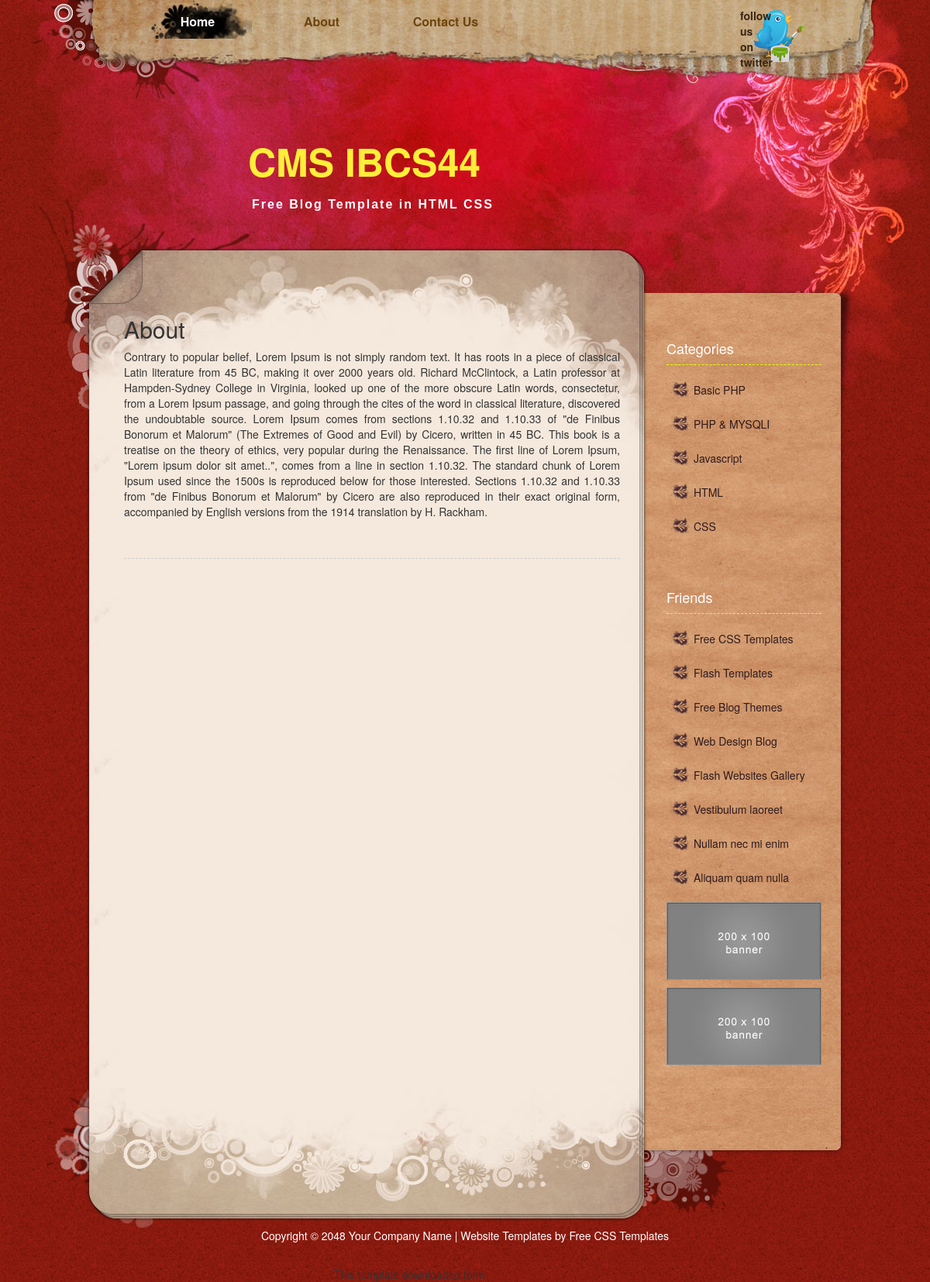
/index.php?page_id=1, run on the app's committed database.
### tables this page shows
CREATE TABLE IF NOT EXISTS `menu` (
  `id` int(11) NOT NULL AUTO_INCREMENT,
  `name` varchar(100) NOT NULL,
  `content` text NOT NULL,
  `status` enum('Publish','Unpublish') NOT NULL,
  PRIMARY KEY (`id`)
);

CREATE TABLE IF NOT EXISTS `categories` (
  `id` int(11) NOT NULL AUTO_INCREMENT,
  `name` varchar(50) NOT NULL,
  `status` enum('Publish','Unpublish') NOT NULL,
  PRIMARY KEY (`id`)
);

### index.php (called while the page is built)
<?php
include('config.php');
include('menu.php');
?>
<?php
include('header.php');
?>
<?php
include('content.php');
?>
<?php
include('sidebar.php');
?>
<?php
include('footer.php');
?>

### config.php (called while the page is built, shortened)
<?php
class cms
{
	public $conn;
	public function __construct()
	{
		$this->conn= mysqli_connect("localhost","root","root","cms");
	}
	public function showMenu($table)
	{
		$query = mysqli_query($this->conn,"SELECT * FROM $table WHERE status='Publish'");
		return mysqli_fetch_all($query,MYSQLI_ASSOC);
	}
	public function readContent($id,$table)
	{
		$query = mysqli_query($this->conn,"SELECT * FROM $table WHERE id=$id AND status='Publish'");
		return mysqli_fetch_assoc($query);
	}
}
$mycms = new cms;
?>

### menu.php (the view, shortened to what this page needs)
<!DOCTYPE html PUBLIC "-//W3C//DTD XHTML 1.0 Transitional//EN" "http://www.w3.org/TR/xhtml1/DTD/xhtml1-transitional.dtd">
<html xmlns="http://www.w3.org/1999/xhtml">
<head>
<link href="templatemo_style.css" rel="stylesheet" type="text/css" />
<link href="bootstrap.min.css" rel="stylesheet" type="text/css" />
</head>
<body>
<div id="templatemo_top_wrapper">
	<div id="templatemo_top">
        <div id="templatemo_menu">
            <ul>
            	<li><a href="index.php" class="current">Home</a></li>
            <?php
			foreach($mycms->showMenu("menu") as $m)
			{
				extract($m);
				?>
                <li><a href="index.php?page_id=<?php echo $id; ?>"><?php echo $name; ?></a></li>
                <?php
			}
			?>
            </ul>
        </div>
        <div id="twitter">
        	<a href="#">follow us <br />
        	on twitter</a>
        </div>
  </div>
</div>

### content.php (shortened to what this page needs)
<div id="templatemo_main_wrapper">
	<div id="templatemo_main">
		<div id="templatemo_main_top">
<div id="templatemo_content">
    		<div class="post_section">
            <?php
				if(isset($_REQUEST['page_id']))
				{
					extract($mycms->readContent($_REQUEST['page_id'],"menu"));
					?>
                    <h2><?php echo $name; ?></h2>
                    <p><?php echo $content; ?></p>
                    <?php
				}
				elseif(isset($_REQUEST['art_id']))
				{
					extract($mycms->readContent($_REQUEST['art_id'],"articles"));
					?>
                    <h2><?php echo $name; ?></h2>
                    <p><?php echo $content; ?></p>
                    <?php
			  }
				?>
            </div>
</div>

### sidebar.php
<div id="templatemo_sidebar">
                <h4>Categories</h4>
                <ul class="templatemo_list">
					<?php
                    foreach($mycms->showMenu("categories") as $m)
                    {
                        extract($m);
                        ?>
                        <li><a href="index.php?cat_id=<?php echo $id; ?>"><?php echo $name; ?></a></li>
                        <?php
                    }
                    ?>
                </ul>
                <div class="cleaner_h40"></div>
                <h4>Friends</h4>
                <ul class="templatemo_list">
                    <li><a href="http://www.templatemo.com" target="_parent">Free CSS Templates</a></li>
                    <li><a href="http://www.flashmo.com" target="_parent">Flash Templates</a></li>
                    <li><a href="http://www.templatemo.com/page/1" target="_parent">Free Blog Themes</a></li>
                    <li><a href="http://www.webdesignmo.com/blog" target="_parent">Web Design Blog</a></li>
                    <li><a href="http://www.koflash.com" target="_parent">Flash Websites Gallery</a></li>
                    <li><a href="#">Vestibulum laoreet</a></li>
                    <li><a href="#">Nullam nec mi enim</a></li>
                    <li><a href="#">Aliquam quam nulla</a></li>
                </ul>
                <div id="ads">
                	<a href="#"><img src="images/templatemo_200x100_banner.jpg" alt="banner 1" /></a>
                    <a href="#"><img src="images/templatemo_200x100_banner.jpg" alt="banner 2" /></a>
                </div>
            </div>

### templatemo_style.css (style rules this page uses)
body { margin: 0px; padding: 0px; color: #666; font-family: Georgia, "Times New Roman", Times, serif; font-size: 13px; line-height:1.5em; background-color: #821764; background-image: url(images/templatemo_body.jpg); background-repeat: repeat; }
a, a:link, a:visited { color: #8d1b0f; }
p { margin: 0px; padding: 0 0 10px 0; }
img { border: none; }
h2 { font-size: 34px; font-weight: normal; line-height: 28px; margin: 0 0 30px 0; padding: 0; color: #4b0f09; }
h4 { font-size: 18px; margin: 0 0 20px 0; padding: 0 0 10px 0; color: #e4ff00; border-bottom: 1px dashed #e4ff00; }
.cleaner_h40 { clear: both; width:100%; height: 40px; }
.templatemo_list { margin: 20px 0; padding: 0; list-style: none; }
.templatemo_list li { background: transparent url(images/templatemo_list.png) no-repeat scroll 0 0px; margin:0 0 20px; padding: 5px 0 5px 35px; line-height: 1em; }
.templatemo_list li a { color: #2f1a1d; text-decoration: none; }
#templatemo_top_wrapper { width: 100%; height: 100px; background:url(images/templatemo_menu.jpg) no-repeat top center; }
#templatemo_top { width: 970px; height: 100px; margin: 0 auto; padding: 0 30px 0 80px; background: url(images/templatemo_menu.jpg) no-repeat top center; }
#templatemo_menu { float: left; width: 700px; }
#templatemo_menu ul { margin: 0; padding: 0; list-style: none; }
#templatemo_menu ul li { padding: 0px; margin: 0px; display: inline; }
#templatemo_menu ul li a { float: left; display: block; width: 130px; height: 50px; padding: 17px 10px 0 0; margin: 0 30px 0 0 ; font-size: 16px; text-align: center; text-decoration: none; color: #6d450f; font-weight: bold; outline: none; }
#templatemo_menu ul li a:hover, #templatemo_menu ul li .current { color: #fff; background: url(images/templatemo_menu_hover.png) }
#templatemo_top #twitter a { float: right; display: block; width: 100px; height: 80px; padding: 10px 100px 0 0; font-weight: bold; color: #382512; line-height: 20px; text-decoration: none; background: url(images/4.png) no-repeat top right; }
#templatemo_main_wrapper { width: 100%; background: url(images/templatemo_main.jpg) no-repeat top center; }
#templatemo_main { width: 1080px; margin: 0 auto; background:url(images/templatemo_content.jpg) center repeat-y; }
#templatemo_main_top { width: 1080px; background: url(images/templatemo_main.jpg) no-repeat center top; }
#templatemo_content { float: left; width: 640px; margin: 0 0 0 100px; }
.post_section { clear: both; padding-bottom: 30px; border-bottom: 1px dashed #CCC; margin-bottom: 30px; }
.post_section h2 { margin: 0; padding: 10px 0 10px 0; line-height: 30px; }
.post_section p { text-align: justify; margin-bottom: 10px; }
#templatemo_sidebar { float: right; color: #FFF; width: 200px; margin: 0 80px 0 0; padding-top: 30px; }
#templatemo_sidebar #ads { margin-bottom: 30px; }
#templatemo_sidebar #ads a { display: block; width: 200px; height: 100px; margin-bottom: 10px; }

### data on the page
menu: name "About", content "Contrary to popular belief, Lorem Ipsum is not simply random text. It has roots in a piece of classical Latin literature from 45 BC, making it over 2000 years old. Richard McClintock, a Latin professor at Hampden-Sydney College in Virginia, looked up one of the more obscure Latin words, consectetur, from a Lorem Ipsum passage, and going through the cites of the word in classical literature, discovered the undoubtable source. Lorem Ipsum comes from sections 1.10.32 and 1.10.33 of \"de Finibus Bonorum et Malorum\" (The Extremes of Good and Evil) by Cicero, written in 45 BC. This book is a treatise on the theory of ethics, very popular during the Renaissance. The first line of Lorem Ipsum,…"
menu: name "Contact Us"
categories: name "Basic PHP"
categories: name "PHP & MYSQLI"
categories: name "Javascript"
categories: name "HTML"
categories: name "CSS"
